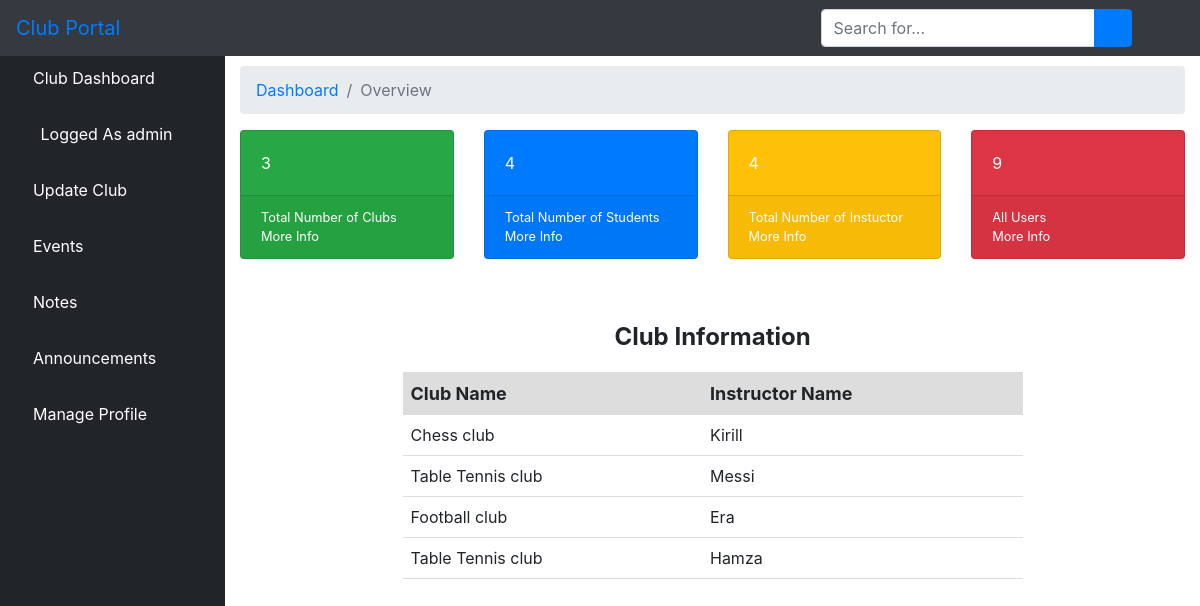
/learner/ (signed in), run on the app's committed database.
### elearn/models.py (models this page shows, shortened)
class User(AbstractUser):
    is_learner = models.BooleanField(default=False)
    is_instructor = models.BooleanField(default=False)
    is_admin = models.BooleanField(default=False)

class Course(models.Model):
    name = models.CharField(max_length=30)
    color = models.CharField(max_length=7, default='#007bff')

### elearn/views.py (the view)
# urls.py: path('learner/',views.home_learner,name='learner'),
def home_learner(request):
    learner = User.objects.filter(is_learner=True).count()
    instructor = User.objects.filter(is_instructor=True).count()
    course = Course.objects.all().count()
    users = User.objects.all().count()
    with connection.cursor() as cursor:
        cursor.execute("""
            SELECT name, instructor_id, username
            FROM elearn_course
            JOIN elearn_instructor_interest eii ON elearn_course.id = eii.course_id
            JOIN elearn_user eu ON eii.instructor_id = eu.id
        """)
        result = cursor.fetchall()
    context = {'learner': learner, 'course': course, 'instructor': instructor, 'users': users, 'result': result}
    return render(request, 'dashboard/learner/home.html', context)

### elearn/templates/dashboard/learner/home.html (shortened to what this page needs)
{% extends 'dashboard/learner/base.html' %}
{% load static %}
{% block body %}
 <div id="content-wrapper">
        <div class="container-fluid">
            <ol class="breadcrumb">
                <li class="breadcrumb-item">
                    <a href="{% url 'dashboard' %}">Dashboard</a>
                </li>
                <li class="breadcrumb-item active">Overview</li>
            </ol>
            <div class="row">
                                <div class="col-xl-3 col-sm-6 mb-3">
                    <div class="card text-white bg-success o-hidden h-100">
                        <div class="card-body">
                            <div class="card-body-icon">
                                <i class="fas fa-book-reader"></i>
                            </div>
                            <div class="mr-5"> {{ course }}</div>
                        </div>
                        <a class="card-footer text-white clearfix small z-1" href="{% url 'home_clubs' %}">
                            <span class="float-left">Total Number of Clubs</span><br>
                            <span class="float-left">More Info</span>
                            <span class="float-right">
                  <i class="fas fa-angle-right"></i>
                </span>
                        </a>
                    </div>
                </div>
                <div class="col-xl-3 col-sm-6 mb-3">
                    <div class="card text-white bg-primary o-hidden h-100">
                        <div class="card-body">
                            <div class="card-body-icon">
                                <i class="fas fa-user-graduate"></i>
                            </div>
                            <div class="mr-5">{{ learner }}</div>
                        </div>
                        <a class="card-footer text-white clearfix small z-1" href="">
                            <span class="float-left">Total Number of Students</span><br>
                            <span class="float-left">More Info</span>
                            <span class="float-right">
                  <i class="fas fa-angle-right"></i>
                </span>
                        </a>
                    </div>
                </div>
                <div class="col-xl-3 col-sm-6 mb-3">
                    <div class="card text-white bg-warning o-hidden h-100">
                        <div class="card-body">
                            <div class="card-body-icon">
                                <i class="fas fa-chalkboard-teacher"></i>
                            </div>
                            <div class="mr-5">{{ instructor }}</div>
                        </div>
                        <a class="card-footer text-white clearfix small z-1" href="">
                            <span class="float-left">Total Number of Instuctor</span><br>
                            <span class="float-left">More Info</span>
                            <span class="float-right">
                  <i class="fas fa-angle-right"></i>
                </span>
                        </a>
                    </div>
                </div>
                <div class="col-xl-3 col-sm-6 mb-3">
                    <div class="card text-white bg-danger o-hidden h-100">
                        <div class="card-body">
                            <div class="card-body-icon">
                                <i class="fas fa-fw fa-user"></i>
                            </div>
                            <div class="mr-5">{{ users }}</div>
                        </div>
                        <a class="card-footer text-white clearfix small z-1" href="">
                            <span class="float-left">All Users</span><br>
                            <span class="float-left">More Info</span>
                            <span class="float-right">
                  <i class="fas fa-angle-right"></i>
                </span>
                        </a>
                    </div>
                </div>
            </div>
        </div>
<br><br>
<div class="col-sm-8">
    <h1>Club Information</h1>
    <table>
        <thead>
        <tr>
            <th>Club Name</th>
            <th>Instructor Name</th>
        </tr>
        </thead>
        <tbody>
        {% for row in result %}
        <tr>
            <td>{{ row.0 }}</td>
            <td>{{ row.2 }}</td>
        </tr>
        {% endfor %}
        </tbody>
    </table>
</div>
        </div>
{% endblock %}

### elearn/templates/dashboard/learner/base.html (shortened to what this page needs)
<!DOCTYPE html>
<html lang="en">
<head>
    {% load static %}
    <link href="{% static 'vendor/fontawesome-free/css/all.min.css' %}" rel="stylesheet" type="text/css">
    <link href="{% static 'vendor/datatables/dataTables.bootstrap4.css' %}" rel="stylesheet">
    <link href="{% static 'css/sb-admin.css' %}" rel="stylesheet">
</head>
<body id="page-top">
<nav class="navbar navbar-expand navbar-dark bg-dark fixed-top">
    <a class="navbar-brand mr-1 text-primary" href="">Club Portal</a>
    <button class="btn btn-link btn-sm text-white order-1 order-sm-0" id="sidebarToggle" href="#">
        <i class="fas fa-bars"></i>
    </button>
    <form class="d-none d-md-inline-block form-inline ml-auto mr-0 mr-md-3 my-2 my-md-0">
        <div class="input-group">
            <input type="text" class="form-control" placeholder="Search for..." aria-label="Search" aria-describedby="basic-addon2">
            <div class="input-group-append">
                <button class="btn btn-primary" type="button">
                    <i class="fas fa-search"></i>
                </button>
            </div>
        </div>
    </form>
    <ul class="navbar-nav ml-auto ml-md-0">
        <li class="nav-item dropdown no-arrow">
            <a class="nav-link dropdown-toggle" href="#" id="userDropdown" role="button" data-toggle="dropdown" aria-haspopup="true" aria-expanded="false">
                <i class="fas fa-user-circle fa-fw text-primary"></i>
            </a>
        </li>
    </ul>
</nav>
<div id="wrapper" style="padding-top: 50px;">
<ul class="sidebar navbar-nav">
    <li class="nav-item active">
        <a class="nav-link" href="{% url 'learner' %}">
         <i class="fa fa-home" aria-hidden="true"></i>
            <span>Club Dashboard</span>
        </a>
    </li>
    <li class="nav-item active">
        <a class="nav-link" href="">
            <i class="fas fa-user-circle fa-fw text-primary"></i>
            <span>Logged As {{ user.username }}</span>
        </a>
    </li>
         <li class="nav-item">
        <a class="nav-link" href="{% url 'interests' %}">
            <i class="fa fa-folder-open"></i>
            <span style="color: white">Update Club</span>
        </a>
    </li>
     <li class="nav-item">
        <a class="nav-link" href="{% url 'ltutorial' %}">
            <i class="fas fa-book-reader text-default"></i>
            <span style="color: white">Events</span>
        </a>
    </li>
      <li class="nav-item">
        <a class="nav-link" href="{% url 'llnotes' %}">
            <i class="fas fa-pen" aria-hidden="true"></i>
            <span style="color: white">Notes</span>
        </a>
    </li>
    <li class="nav-item">
        <a class="nav-link" href="{% url 'ilchat' %}">
        <i class="fas fa-bell"></i>
            <span style="color: white">Announcements</span>
        </a>
    </li>
      <li class="nav-item dropdown no-arrow">
                            <a class="nav-link dropdown-toggle" data-toggle="dropdown" aria-haspopup="true" aria-expanded="false" href="">
            <i class="fas fa-user text-default"></i>
            <span style="color: white">Manage Profile</span>
        </a>
        </li>
</ul>
    {% block body %}{% endblock %}
</div>

### elearn/templates/dashboard/learner/home.html (style rules this page uses)
.col-sm-8 { width: 80%; margin: 0 auto; }
h1 { text-align: center; font-size: 24px; font-weight: bold; }
table { width: 100%; border-collapse: collapse; margin-top: 20px; }
th { font-size: 18px; font-weight: bold; background-color: #ddd; padding: 8px; text-align: left; }
td { padding: 8px; font-size: 16px; border-bottom: 1px solid #ddd; }

### data on the page
User: username "admin"
Course: name "Chess club", row "Kirill"
Course: name "Table Tennis club", row "Messi", row "Hamza"
Course: name "Football club", row "Era"

### other printed values
{{ course }} "3"
{{ learner }} "4"
{{ instructor }} "4"
{{ users }} "9"
